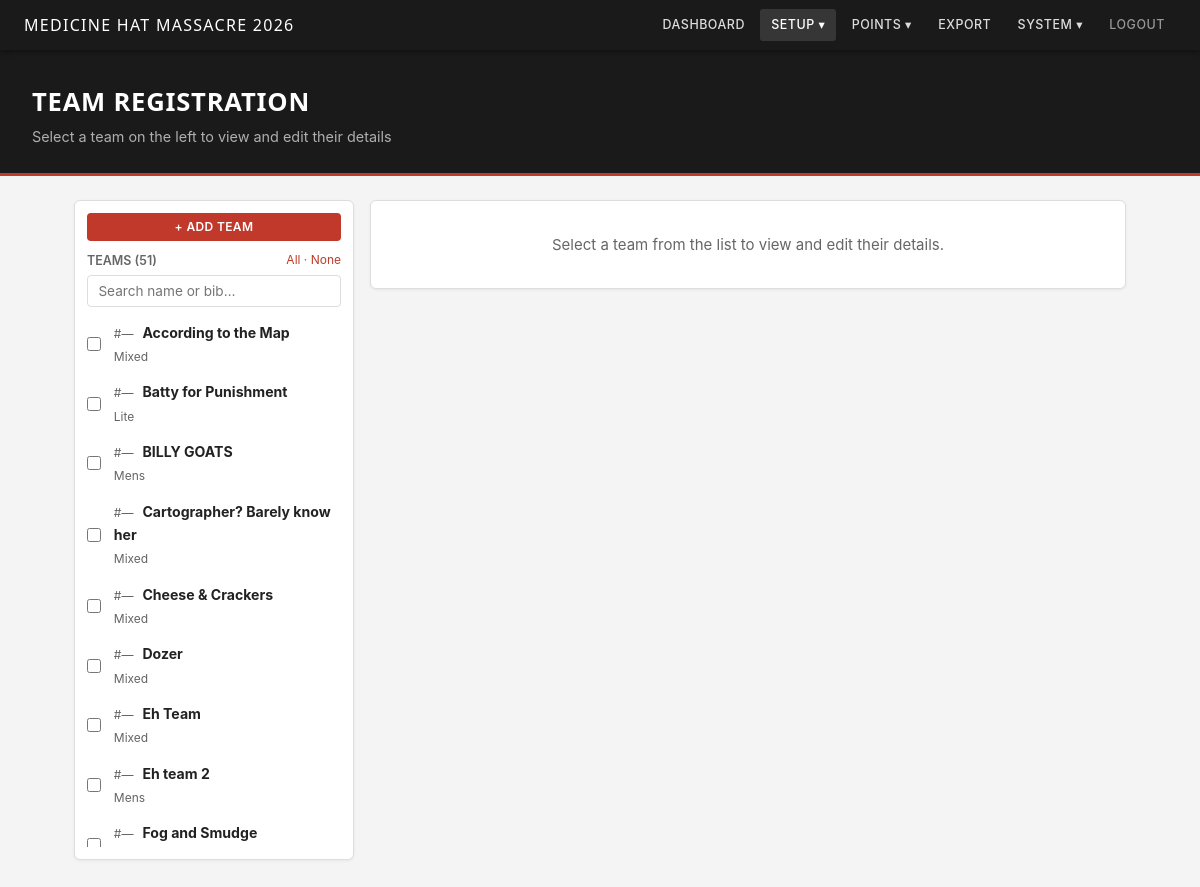
The page /racers (signed in) on the database its author committed.
### tables this page shows
CREATE TABLE racers (
            id          INTEGER PRIMARY KEY AUTOINCREMENT,
            name        TEXT NOT NULL,
            bib_number  TEXT NOT NULL DEFAULT '',
            class_id    INTEGER REFERENCES classes(id),
            synced      INTEGER NOT NULL DEFAULT 0
        );

CREATE TABLE classes (
            id   INTEGER PRIMARY KEY AUTOINCREMENT,
            name TEXT NOT NULL UNIQUE
        , final_course_id INTEGER REFERENCES courses(id) ON DELETE SET NULL);

### client/app.py (the view)
@app.get("/racers", response_class=HTMLResponse)
async def racers_list(request: Request, msg: str = "", racer_id: Optional[int] = None):
    racers  = sorted(db.get_all_racers(),
                     key=lambda r: (_natural_sort_key(r['bib_number']), _natural_sort_key(r['name'])))
    courses = sorted(db.get_all_courses(), key=lambda c: _natural_sort_key(c['name']))
    classes = db.get_all_classes()
    selected_racer   = None
    selected_entries = []
    selected_results: dict = {}
    if racer_id:
        selected_racer   = db.get_racer(racer_id)
        selected_entries = db.get_entries_for_racer(racer_id)
        all_results      = db.load_all_results()
        selected_results = {r.course.id: r for r in all_results if r.racer.id == racer_id}
    return templates.TemplateResponse(request, "racers.html", {
        "racers":           racers,
        "courses":          courses,
        "classes":          classes,
        "selected_racer":   selected_racer,
        "selected_entries": selected_entries,
        "selected_results": selected_results,
        "selected_racer_id": racer_id,
        "msg":              msg,
    })

### client/templates/racers.html (shortened to what this page needs)
{% extends "base.html" %}
{% block page_header %}
<div class="page-header">
  <h1>Team Registration</h1>
  <p>Select a team on the left to view and edit their details</p>
</div>
{% endblock %}
{% block content %}
<div style="display:grid;grid-template-columns:280px 1fr;gap:1rem;align-items:start;">
  <div class="card" style="padding:.75rem;position:sticky;top:1rem;max-height:calc(100vh - 140px);display:flex;flex-direction:column;">
    <details id="add-team-details" style="margin-bottom:.6rem;">
      <summary class="btn btn-primary btn-sm" style="cursor:pointer;list-style:none;text-align:center;width:100%;">+ Add Team</summary>
    </details>
    <div style="display:flex;justify-content:space-between;align-items:center;margin-bottom:.3rem;">
      <p style="font-size:.78rem;font-weight:600;text-transform:uppercase;color:var(--text-muted);margin:0;">
        Teams ({{ racers | length }})
      </p>
      <span style="font-size:.75rem;color:var(--text-muted);">
        <a href="#" onclick="selectAll(true);return false;">All</a> ·
        <a href="#" onclick="selectAll(false);return false;">None</a>
      </span>
    </div>
    <input id="racer-search" type="text" placeholder="Search name or bib…"
           oninput="filterRacers(this.value)"
           style="width:100%;margin-bottom:.5rem;font-size:.85rem;">
    <div id="racer-list" style="overflow-y:auto;flex:1;">
      {% for r in racers %}
      <div class="racer-wrap" data-search="{{ (r.bib_number | string) }} {{ r.name | lower }} {{ (r.class_name or '') | lower }}"
           style="display:flex;align-items:center;gap:.3rem;margin-bottom:2px;">
        <input type="checkbox" class="racer-select" data-id="{{ r.id }}"
               style="flex-shrink:0;cursor:pointer;width:14px;height:14px;">
        <a href="/racers?racer_id={{ r.id }}"
           class="racer-item {% if selected_racer_id == r.id %}selected{% endif %}"
           style="display:flex;flex:1;justify-content:space-between;align-items:center;
                  padding:.35rem .5rem;border-radius:4px;text-decoration:none;
                  color:var(--text);min-width:0;
                  {% if selected_racer_id == r.id %}background:var(--accent);color:#fff;{% endif %}">
          <span>
            <span style="font-size:.75rem;opacity:.7;margin-right:.3rem;">#{{ r.bib_number or "—" }}</span>
            <strong style="font-size:.88rem;">{{ r.name }}</strong>
            {% if r.class_name %}
            <br><span style="font-size:.75rem;opacity:.7;">{{ r.class_name }}</span>
            {% endif %}
          </span>
        </a>
      </div>
      {% else %}
      <p style="color:var(--text-muted);font-size:.85rem;">No teams yet.</p>
      {% endfor %}
    </div>
  </div>
  <div>
  {% if selected_racer %}
  {% set r = selected_racer %}
  <div class="card">
    <div style="display:flex;justify-content:space-between;align-items:flex-start;flex-wrap:wrap;gap:.5rem;margin-bottom:1rem;">
      <div>
        <span style="font-family:var(--font-heading);font-size:1.4rem;color:var(--accent);">#{{ r.bib_number or "—" }}</span>
        <span style="font-family:var(--font-heading);font-size:1.1rem;margin-left:.4rem;text-transform:uppercase;">{{ r.name }}</span>
        {% if r.class_name %}<span class="badge badge-active" style="margin-left:.5rem;">{{ r.class_name }}</span>{% endif %}
        {% if selected_entries %}
        {% set cur_status = selected_entries[0].status %}
        <form method="post" action="/racers/{{ r.id }}/status" style="display:inline-block;margin-left:.75rem;vertical-align:middle;">
          <select name="status" onchange="this.form.submit()"
                  style="font-size:.85rem;padding:.2rem .35rem;border-radius:4px;font-weight:600;cursor:pointer;
                         border:2px solid {{ STATUS_COLORS[cur_status] }};color:{{ STATUS_COLORS[cur_status] }};background:white;">
            {% for s in ALL_STATUSES %}
            <option value="{{ s }}" {% if cur_status == s %}selected{% endif %}>{{ STATUS_LABELS[s] }}</option>
            {% endfor %}
          </select>
        </form>
        {% endif %}
      </div>
      <div style="display:flex;gap:.5rem;">
        <a href="/racers/{{ r.id }}/export" target="_blank" class="btn btn-secondary btn-sm">&#8681; Export Card</a>
        <form method="post" action="/racers/{{ r.id }}/delete"
              onsubmit="return confirm('Delete team {{ r.name }}? This removes all their entries and punches.')">
          <button type="submit" class="btn btn-danger btn-sm">Delete</button>
        </form>
      </div>
    </div>
    <div style="display:grid;grid-template-columns:1fr 1fr;gap:1.5rem;">
      <div>
        <p style="font-size:.78rem;text-transform:uppercase;font-weight:600;color:var(--text-muted);margin-bottom:.5rem;">Team Details</p>
        <form method="post" action="/racers/{{ r.id }}/edit">
          <div class="form-group" style="margin-bottom:.4rem;">
            <label>Bib #</label>
            <input type="text" name="bib_number" value="{{ r.bib_number }}" style="width:100px;">
          </div>
          <div class="form-group" style="margin-bottom:.4rem;">
            <label>Team Name *</label>
            <input type="text" name="name" value="{{ r.name }}" required style="width:100%;">
          </div>
          <div class="form-group" style="margin-bottom:.6rem;">
            <label>Class</label>
            <select name="class_id" style="width:100%;">
              <option value="">— None —</option>
              {% for cls in classes %}
              <option value="{{ cls.id }}" {% if r.class_id == cls.id %}selected{% endif %}>{{ cls.name }}</option>
              {% endfor %}
            </select>
          </div>
          <button type="submit" class="btn btn-primary btn-sm">Save Changes</button>
        </form>
      </div>
      <div>
        <p style="font-size:.78rem;text-transform:uppercase;font-weight:600;color:var(--text-muted);margin-bottom:.5rem;">Merge Into Another Team</p>
        <p style="font-size:.82rem;color:var(--text-muted);margin-bottom:.5rem;">
          Moves this team's course entries to the target, then deletes this record.
          If both teams have entries for the same course, the target's entries are kept.
        </p>
        <form method="post" action="/racers/{{ r.id }}/merge"
              onsubmit="return confirm('Merge {{ r.name }} into the selected team? This cannot be undone.')">
          <div style="display:flex;gap:.5rem;align-items:flex-end;flex-wrap:wrap;">
            <div class="form-group" style="flex:1;">
              <label>Target Team</label>
              <select name="target_id" style="width:100%;">
                {% for other in racers %}
                {% if other.id != r.id %}
                <option value="{{ other.id }}">#{{ other.bib_number or "?" }} {{ other.name }}</option>
                {% endif %}
                {% endfor %}
              </select>
            </div>
            <button type="submit" class="btn btn-danger btn-sm">Merge</button>
          </div>
        </form>
      </div>
    </div>
  </div>
  <div class="card" style="margin-top:1rem;">
    <p style="font-size:.78rem;text-transform:uppercase;font-weight:600;color:var(--text-muted);margin-bottom:.75rem;">Course Entries</p>
    {% if selected_entries %}
    <div class="table-wrap" style="margin-bottom:1rem;">
      <table>
        <thead>
          <tr><th>Course</th><th>SI Chip</th><th>Start</th><th>Finish</th><th>Status</th><th>Score</th><th colspan="2"></th></tr>
        </thead>
        <tbody>
          {% for e in selected_entries %}
          {% set sr = selected_results.get(e.course_id) %}
          {% set wrong_course = sr and sr.controls_visited | length == 0 and sr.unmatched_punch_codes | length > 0 %}
          <tr {% if wrong_course %}style="background:#fff3cd;"{% endif %}>
            <td>
              <strong>{{ e.course_name }}</strong>
              {% if wrong_course %}
              <span style="color:#856404;font-size:.75rem;display:block;">
                ⚠ {{ sr.unmatched_punch_codes | length }} punches, 0 controls matched — possible wrong chip
              </span>
              {% endif %}
            </td>
            <td>
              <form method="post" action="/racers/{{ r.id }}/entries/{{ e.id }}/chip"
                    style="display:flex;gap:.3rem;align-items:center;">
                <input type="number" name="si_chip" value="{{ e.si_chip or '' }}"
                       placeholder="chip #" style="width:90px;font-size:.85rem;">
                <button type="submit" class="btn btn-secondary btn-sm">Set</button>
              </form>
            </td>
            <td style="font-size:.82rem;color:var(--text-muted);">
              {{ e.start_time[:16] | replace("T"," ") if e.start_time else "—" }}
            </td>
            <td style="font-size:.82rem;color:var(--text-muted);">
              {{ e.finish_time[:16] | replace("T"," ") if e.finish_time else "—" }}
            </td>
            <td>
              <span class="badge" style="background:{{ STATUS_COLORS[e.status] }};color:#fff;font-size:.75rem;">
                {{ STATUS_LABELS.get(e.status, e.status) }}
              </span>
            </td>
            <td>
              {% if sr %}
              <strong>{{ sr.total_points }}</strong> pts
              {% if sr.unmatched_punch_codes and sr.controls_visited %}
              <span style="color:var(--warning);font-size:.7rem;" title="{{ sr.unmatched_punch_codes|length }} unmatched">⚠</span>
              {% endif %}
              {% else %}—{% endif %}
            </td>
            <td style="width:1px;white-space:nowrap;">
              {% if e.finish_time %}
              {% set other_entries = selected_entries | rejectattr('id', 'equalto', e.id) | list %}
              {% if other_entries %}
              <details style="position:relative;">
                <summary class="btn btn-secondary btn-sm"
                         style="cursor:pointer;list-style:none;white-space:nowrap;
                                {% if wrong_course %}background:#ffc107;border-color:#ffc107;color:#212529;{% endif %}">
                  Move →
                </summary>
                <div style="position:absolute;right:0;top:2rem;background:white;
                            border:1px solid var(--border);border-radius:6px;padding:.75rem;
                            z-index:20;min-width:260px;box-shadow:0 4px 12px rgba(0,0,0,.12);">
                  <p style="font-size:.78rem;font-weight:600;margin:0 0 .4rem;">Move chip read from <em>{{ e.course_name }}</em> to:</p>
                  <form method="post" action="/racers/{{ r.id }}/entries/{{ e.id }}/move-chip-read">
                    <div style="display:flex;gap:.4rem;align-items:center;flex-wrap:wrap;">
                      <select name="to_entry_id" style="font-size:.82rem;flex:1;">
                        {% for oe in other_entries %}
                        <option value="{{ oe.id }}">{{ oe.course_name }}</option>
                        {% endfor %}
                      </select>
                      <button type="submit" class="btn btn-primary btn-sm"
                              onclick="return confirm('Move all punch data from {{ e.course_name }} to the selected course? This cannot be undone.')">
                        Move
                      </button>
                    </div>
                  </form>
                </div>
              </details>
              {% endif %}
              {% endif %}
            </td>
            <td style="width:1px;">
              <form method="post" action="/racers/{{ r.id }}/entries/{{ e.id }}/unenroll"
                    onsubmit="return confirm('Remove from {{ e.course_name }}?')">
                <button type="submit" class="btn btn-danger btn-sm">Remove</button>
              </form>
            </td>
          </tr>
          {% endfor %}
        </tbody>
      </table>
    </div>
    {% else %}
    <p style="color:var(--text-muted);margin-bottom:.75rem;font-size:.88rem;">Not enrolled in any courses yet.</p>
    {% endif %}
    {% if courses %}
    <form method="post" action="/racers/{{ r.id }}/enroll" style="display:flex;gap:.5rem;align-items:flex-end;flex-wrap:wrap;">
      <div class="form-group">
        <label>Enroll in Course</label>
        <select name="course_id">
          {% for c in courses %}<option value="{{ c.id }}">{{ c.name }}</option>{% endfor %}
        </select>
      </div>
      <div class="form-group">
        <label>SI Chip #</label>
        <input type="number" name="si_chip" placeholder="optional" style="width:110px;">
      </div>
      <div style="align-self:flex-end;">
        <button type="submit" class="btn btn-success btn-sm">Enroll</button>
      </div>
    </form>
    {% endif %}
  </div>
  {% else %}
  <div class="card" style="padding:2rem;text-align:center;color:var(--text-muted);">
    <p>Select a team from the list to view and edit their details.</p>
  </div>
  {% endif %}
  </div>
</div>
{% endblock %}

### client/templates/base.html (shortened to what this page needs)
<!DOCTYPE html>
<html lang="en">
<head>
  <link rel="stylesheet" href="/static/style.css">
</head>
<body>
<nav>
  <span class="brand">{{ cfg.race_name }} {{ cfg.race_year }}</span>
  <ul>
    <li><a href="/" {% if request.url.path == "/" %}class="active"{% endif %}>Dashboard</a></li>
    {% set setup_active = request.url.path.startswith("/racers") or request.url.path.startswith("/classes") or request.url.path.startswith("/courses") or request.url.path.startswith("/chips") or request.url.path.startswith("/import") %}
    <li class="dropdown {% if setup_active %}active{% endif %}">
      <span class="nav-label">Setup ▾</span>
    </li>
    {% set points_active = request.url.path == "/results" or request.url.path.startswith("/results/") or request.url.path.startswith("/adjustments") or request.url.path.startswith("/adjustment-types") %}
    <li class="dropdown {% if points_active %}active{% endif %}">
      <span class="nav-label">Points ▾</span>
    </li>
    <li><a href="/export" {% if request.url.path.startswith("/export") %}class="active"{% endif %}>Export</a></li>
    {% set system_active = request.url.path.startswith("/settings") or request.url.path.startswith("/server-setup") %}
    <li class="dropdown {% if system_active %}active{% endif %}">
      <span class="nav-label">System ▾</span>
    </li>
    {% if request.session.get("user") %}
    <li><a href="/logout" style="color:rgba(255,255,255,0.55);">Logout</a></li>
    {% endif %}
  </ul>
</nav>
{% block page_header %}{% endblock %}
<div class="container">
  {% block content %}{% endblock %}
</div>
</body>
</html>

### rows shown on the page
racers: bib_number "—", name "According to the Map", class_name "Mixed"
racers: bib_number "—", name "Batty for Punishment", class_name "Lite"
racers: bib_number "—", name "BILLY GOATS", class_name "Mens"
racers: bib_number "—", name "Cartographer? Barely know her", class_name "Mixed"
racers: bib_number "—", name "Cheese & Crackers", class_name "Mixed"
racers: bib_number "—", name "Dozer", class_name "Mixed"
racers: bib_number "—", name "Eh Team", class_name "Mixed"
racers: bib_number "—", name "Eh team 2", class_name "Mens"
racers: bib_number "—", name "Fog and Smudge"

### other values the page prints
{{ cfg.race_name }} "MEDICINE HAT MASSACRE"
{{ cfg.race_year }} "2026"
{{ racers | length }} "51"
